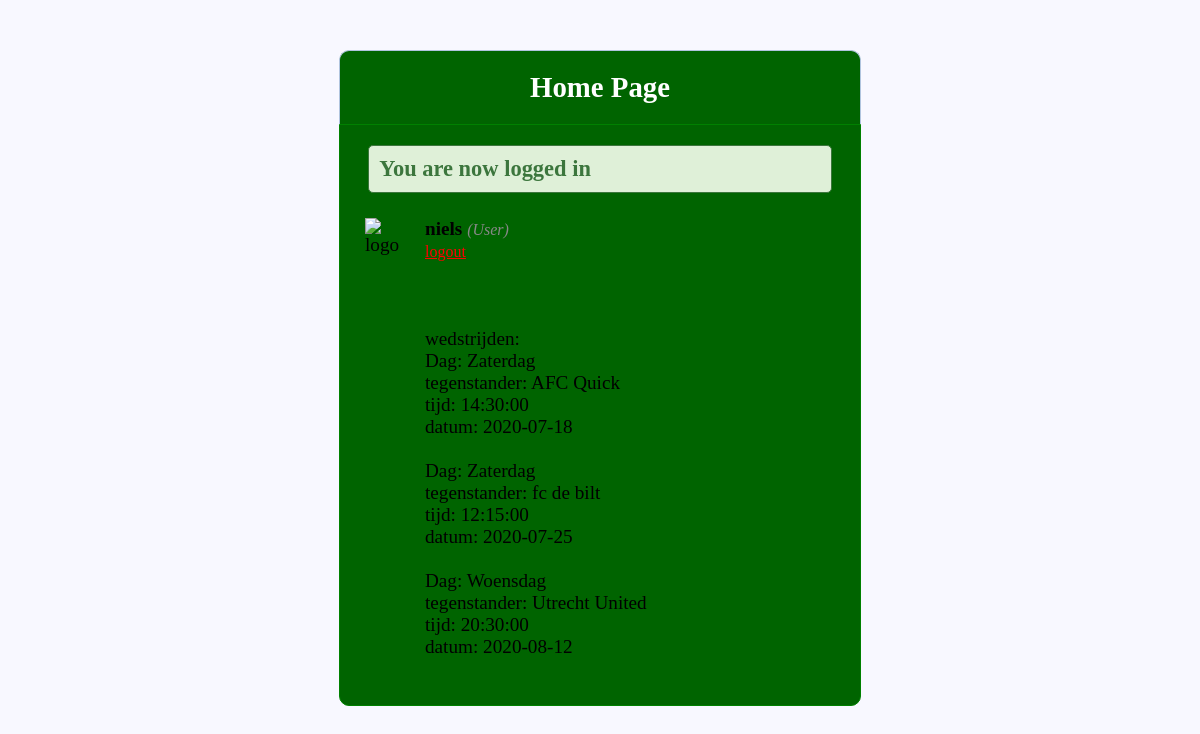
Screenshot of /index.php (signed in) with the database file from the repository.
### tables this page shows
CREATE TABLE `wedstrijd` (
  `id` int(11) NOT NULL,
  `dag` varchar(15) NOT NULL,
  `tijd` time NOT NULL,
  `datum` date NOT NULL,
  `tegenstander` varchar(50) NOT NULL
);

### index.php (the view, shortened to what this page needs)
<!DOCTYPE html>
<html>
<head>
	<link rel="stylesheet" type="text/css" href="style.css">
</head>
<body>
	<div class="header">
		<h2>Home Page</h2>
	</div>
	<div class="content">
		<?php if (isset($_SESSION['success'])) : ?>
			<div class="error success" >
				<h3>
					<?php
						echo $_SESSION['success'];
					?>
				</h3>
			</div>
		<?php endif ?>
		<div class="profile_info">
			<img src="../img/voorwaarts.png"  alt="logo">
			<div>
				<?php  if (isset($_SESSION['user'])) : ?>
					<strong><?php echo $_SESSION['user']['username']; ?></strong>
					<small>
						<i  style="color: #888;">(<?php echo ucfirst($_SESSION['user']['user_type']); ?>)</i>
						<br>
						<a href="index.php?logout='1'" style="color: red;">logout</a>
					</small>
                <?php endif ?>
                <br>
                <br>
                <br>
                <br>
                <p> wedstrijden:</p>
                <?php
$servername = "localhost";
$username = "root";
$password = "";
$dbname = "multi_login";
$conn = new mysqli($servername, $username, $password, $dbname);
$sql = "SELECT id, dag, tegenstander, tijd, datum FROM wedstrijd";
$result = $conn->query($sql);
if ($result->num_rows > 0) {
  while($row = $result->fetch_assoc()) {
    echo " Dag: " . $row["dag"]. "<br>". " tegenstander: " . $row["tegenstander"]. "<br>". " tijd: " . $row["tijd"]. "<br>". " datum: " . $row["datum"]. "<br>"."<br>" ;
  }
} else {
  echo "0 results";
}
?>
			</div>
		</div>
	</div>
</body>
</html>

### style.css (style rules this page uses)
* { margin: 0px; padding: 0px; }
body { font-size: 120%; background: #F8F8FF; }
.header { width: 40%; margin: 50px auto 0px; color: white; background: darkgreen; text-align: center; border: 1px solid #B0C4DE; border-bottom: none; border-radius: 10px 10px 0px 0px; padding: 20px; }
form, .content { width: 40%; margin: 0px auto; padding: 20px; border: 1px solid green; background: darkgreen; border-radius: 0px 0px 10px 10px; }
.error { width: 92%; margin: 0px auto; padding: 10px; border: 1px solid #a94442; color: #a94442; background: #f2dede; border-radius: 5px; text-align: left; }
.success { color: #3c763d; background: #dff0d8; border: 1px solid #3c763d; margin-bottom: 20px; }
.profile_info img { display: inline-block; width: 50px; height: 50px; margin: 5px; float: left; }
.profile_info div { display: inline-block; margin: 5px; }
.profile_info:after { content: ""; display: block; clear: both; }

### rows the page displays
wedstrijd: dag "Zaterdag", tegenstander "AFC Quick", tijd "14:30:00", datum "2020-07-18"
wedstrijd: dag "Zaterdag", tegenstander "fc de bilt", tijd "12:15:00", datum "2020-07-25"
wedstrijd: dag "Woensdag", tegenstander "Utrecht United", tijd "20:30:00", datum "2020-08-12"

### other values shown
$_SESSION['success'] "You are now logged in"
$_SESSION['user']['username'] "niels"
$_SESSION['user']['user_type'] "User"
